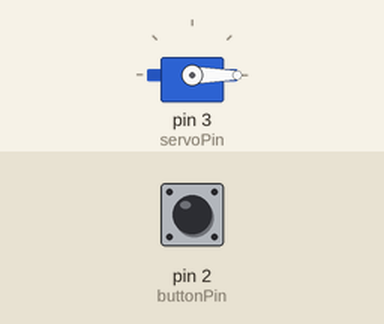
This sketch was run on a simulated Arduino Uno, built with avr-gcc and run on an emulated ATmega328P. On the bench: servo. Inputs (shaded band) come from the test bench; at power-on: pin 2 (buttonPin) LOW.

Above: at 1.2 s.
1.3 s: pin 2 (buttonPin) pulled HIGH for 0.15 s
At 1.38 s:
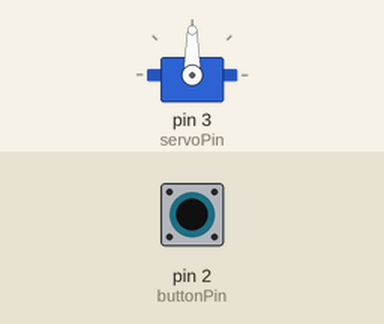
2.9 s: pin 2 (buttonPin) pulled HIGH for 3.2 s
At 7.0 s:
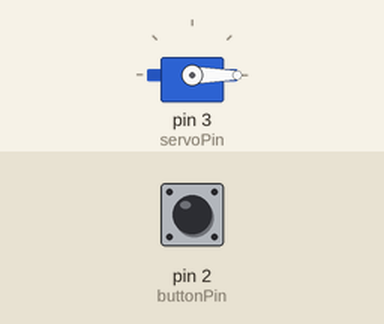
Timing chart, 0 to 8.5 s (numbered marks = the images above; inputs shaded):
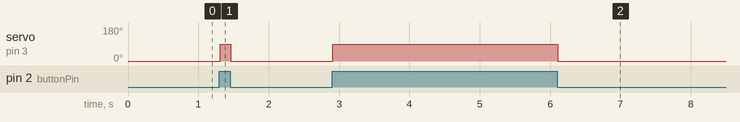

The sketch:

pushButton_to_control_Servo.ino
```cpp
//part 1 pushbutton to control a servo motor
#include <Servo.h>
Servo myservo;
int buttonPin=2;//the number of push button pin
int buttonState=0;//variable to read push button state
int servoPin=3;//the number of servo pin
int valOpen =90;//changes according to the servo position
int valClose =0;//the same
void setup() {
  //part1 pushbutton to control servo part
  //initialize the buttonpin as an input
  pinMode (buttonPin,INPUT);
  myservo.attach(servoPin);
}

void loop() {
  // part1 pushbutton to control servo part
  //read the state of the pushbutton :
  buttonState=digitalRead(buttonPin);
  /*check if the pushbutton is pressed
  if it is , the push button state is HIGH*/
  if (buttonState==HIGH)
  {
    myservo.write(valOpen);
    delay(15);
    }
    else
    {
      myservo.write(valClose);
      delay(15);
      }
}
```

Measured:
- after the input at 1.3 s, servo on pin 3 (servoPin): 0° → 90° at once, → 0° 0.15 s later
- after the input at 2.9 s, servo on pin 3 (servoPin): 0° → 90° at once, → 0° 3.2 s later
